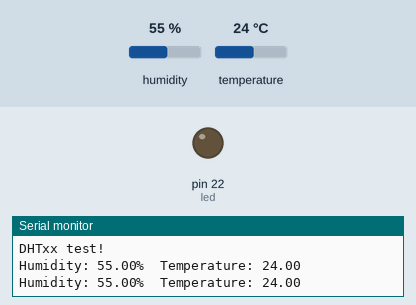
Simulated run of this sketch. Board: Arduino Mega 2560, built with avr-gcc and run on an emulated ATmega2560. Parts: output pins drawn as LEDs (lit = HIGH), the last lines printed to the serial monitor. The test bench sets the inputs (shaded band); at power-on: temperature 24 °C, humidity 55 %.

Above: at 4.8 s.
4.9 s: temperature set to 28 °C
7.9 s: temperature set to 31 °C
At 9.2 s:
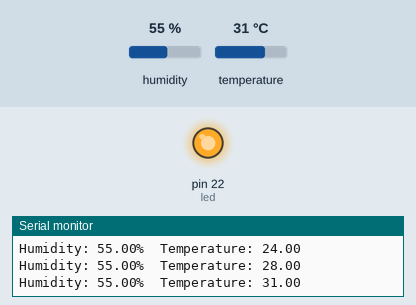
10.9 s: temperature set to 12 °C
At 12.8 s:
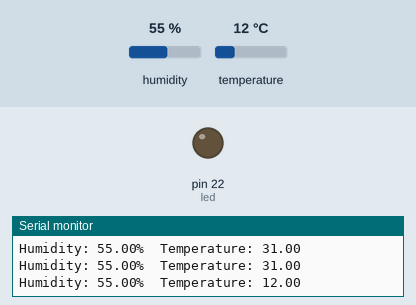
13.9 s: temperature set to 33 °C
At 15.3 s:
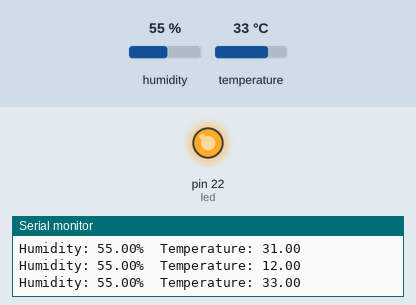
Timing chart, 0 to 16.9 s (numbered marks = the images above; inputs shaded):
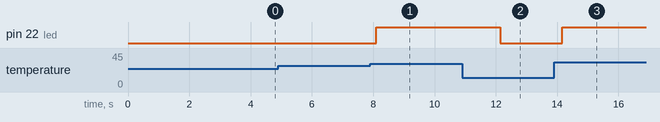

Measured:
- the behaviour switches between 29 and 30 °C on temperature (found by bisection; images 0 and 1)
- after the input at 7.9 s, pin 22 (led): LOW → HIGH after 0.20 s
- after the input at 10.9 s, pin 22 (led): HIGH → LOW after 1.2 s
- after the input at 13.9 s, pin 22 (led): LOW → HIGH after 0.27 s

The sketch:

espSarr.ino
```cpp
// Example testing sketch for various DHT humidity/temperature sensors written by ladyada
// REQUIRES the following Arduino libraries:
// - DHT Sensor Library: https://github.com/adafruit/DHT-sensor-library
// - Adafruit Unified Sensor Lib: https://github.com/adafruit/Adafruit_Sensor

#include "DHT.h"

#define DHTPIN 23     // Digital pin connected to the DHT sensor
// Feather HUZZAH ESP8266 note: use pins 3, 4, 5, 12, 13 or 14 --
// Pin 15 can work but DHT must be disconnected during program upload.

// Uncomment whatever type you're using!
#define DHTTYPE DHT11   // DHT 11
//#define DHTTYPE DHT22   // DHT 22  (AM2302), AM2321
//#define DHTTYPE DHT21   // DHT 21 (AM2301)
 int led = 22;
// Connect pin 1 (on the left) of the sensor to +5V
// NOTE: If using a board with 3.3V logic like an Arduino Due connect pin 1
// to 3.3V instead of 5V!
// Connect pin 2 of the sensor to whatever your DHTPIN is
// Connect pin 4 (on the right) of the sensor to GROUND
// Connect a 10K resistor from pin 2 (data) to pin 1 (power) of the sensor

// Initialize DHT sensor.
// Note that older versions of this library took an optional third parameter to
// tweak the timings for faster processors.  This parameter is no longer needed
// as the current DHT reading algorithm adjusts itself to work on faster procs.
DHT dht(DHTPIN, DHTTYPE);

void setup() {
  Serial.begin(9600);
  Serial.println(F("DHTxx test!"));
  pinMode(led, OUTPUT);
  dht.begin();
}

void loop() {
  // Wait a few seconds between measurements.
  delay(2000);

  // Reading temperature or humidity takes about 250 milliseconds!
  // Sensor readings may also be up to 2 seconds 'old' (its a very slow sensor)
  float h = dht.readHumidity();
  // Read temperature as Celsius (the default)
  float t = dht.readTemperature();
  // Read temperature as Fahrenheit (isFahrenheit = true)
  float f = dht.readTemperature(true);

  // Check if any reads failed and exit early (to try again).
  if (isnan(h) || isnan(t) || isnan(f)) {
    Serial.println(F("erreur de donnée"));
    return;
  }

  // Compute heat index in Fahrenheit (the default)
  float hif = dht.computeHeatIndex(f, h);
  // Compute heat index in Celsius (isFahreheit = false)
  float hic = dht.computeHeatIndex(t, h, false);

  Serial.print(F("Humidity: "));
  Serial.print(h);
  Serial.print(F("%  Temperature: "));
  Serial.println(t);
  /*Serial.print(F("°C "));
  Serial.print(f);
  Serial.print(F("°F  Heat index: "));
  Serial.print(hic);
  Serial.print(F("°C "));
  Serial.print(hif);
  Serial.println(F("°F"));*/
  if(t<30){
    digitalWrite(led, LOW);
    }
    else{
      digitalWrite(led, HIGH);
      }
}
```
